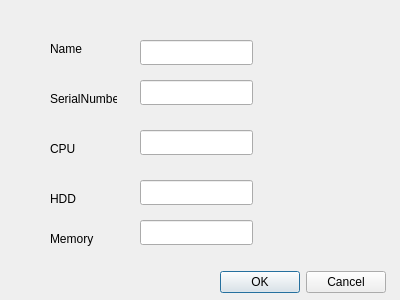
<?xml version="1.0" encoding="UTF-8"?>
<ui version="4.0">
 <class>AddedAsset</class>
 <widget class="QWidget" name="AddedAsset">
  <property name="geometry">
   <rect>
    <x>0</x>
    <y>0</y>
    <width>400</width>
    <height>300</height>
   </rect>
  </property>
  <property name="windowTitle">
   <string>Form</string>
  </property>
  <widget class="QLabel" name="label">
   <property name="geometry">
    <rect>
     <x>50</x>
     <y>40</y>
     <width>67</width>
     <height>17</height>
    </rect>
   </property>
   <property name="text">
    <string>Name</string>
   </property>
  </widget>
  <widget class="QLabel" name="label_2">
   <property name="geometry">
    <rect>
     <x>50</x>
     <y>90</y>
     <width>67</width>
     <height>17</height>
    </rect>
   </property>
   <property name="text">
    <string>SerialNumber</string>
   </property>
  </widget>
  <widget class="QLabel" name="label_3">
   <property name="geometry">
    <rect>
     <x>50</x>
     <y>140</y>
     <width>67</width>
     <height>17</height>
    </rect>
   </property>
   <property name="text">
    <string>CPU</string>
   </property>
  </widget>
  <widget class="QLabel" name="label_4">
   <property name="geometry">
    <rect>
     <x>50</x>
     <y>190</y>
     <width>67</width>
     <height>17</height>
    </rect>
   </property>
   <property name="text">
    <string>HDD</string>
   </property>
  </widget>
  <widget class="QLabel" name="label_5">
   <property name="geometry">
    <rect>
     <x>50</x>
     <y>230</y>
     <width>67</width>
     <height>17</height>
    </rect>
   </property>
   <property name="text">
    <string>Memory</string>
   </property>
  </widget>
  <widget class="QLineEdit" name="tName">
   <property name="geometry">
    <rect>
     <x>140</x>
     <y>40</y>
     <width>113</width>
     <height>25</height>
    </rect>
   </property>
  </widget>
  <widget class="QLineEdit" name="tSN">
   <property name="geometry">
    <rect>
     <x>140</x>
     <y>80</y>
     <width>113</width>
     <height>25</height>
    </rect>
   </property>
  </widget>
  <widget class="QLineEdit" name="tCPU">
   <property name="geometry">
    <rect>
     <x>140</x>
     <y>130</y>
     <width>113</width>
     <height>25</height>
    </rect>
   </property>
  </widget>
  <widget class="QLineEdit" name="tHDD">
   <property name="geometry">
    <rect>
     <x>140</x>
     <y>180</y>
     <width>113</width>
     <height>25</height>
    </rect>
   </property>
  </widget>
  <widget class="QLineEdit" name="tMemory">
   <property name="geometry">
    <rect>
     <x>140</x>
     <y>220</y>
     <width>113</width>
     <height>25</height>
    </rect>
   </property>
  </widget>
  <widget class="QDialogButtonBox" name="buttonBox">
   <property name="geometry">
    <rect>
     <x>220</x>
     <y>270</y>
     <width>166</width>
     <height>25</height>
    </rect>
   </property>
   <property name="standardButtons">
    <set>QDialogButtonBox::Cancel|QDialogButtonBox::Ok</set>
   </property>
  </widget>
 </widget>
 <resources/>
 <connections/>
</ui>
